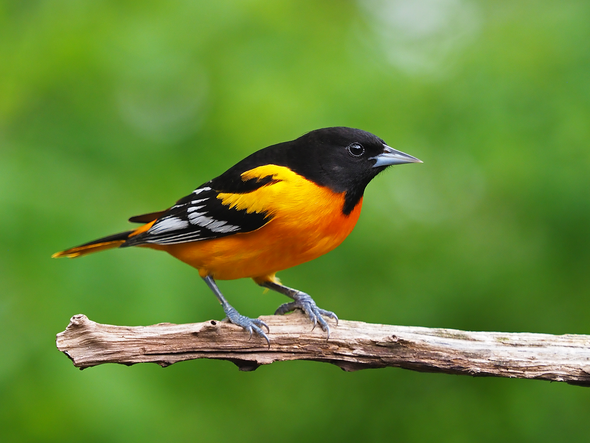
#> input picture Practice/images/bird.png, 590 x 443 px
$ jupyter execute practice.ipynb
#> lines starting #> are read from the running program, lines starting #| are printed output that depends on the picture
[cell 1]
import matplotlib.pyplot as plt
import cv2
import numpy as np

[cell 2]
img_path = 'images/bird.png'

[cell 3]
rgb = plt.imread(img_path)
#> rgb is the input picture: shape (443, 590, 3) float32; mean R, G, B 0.403, 0.538, 0.208

[cell 4]
plt.imshow(rgb)
rgb.shape
#> Out = (443, 590, 3)

[cell 5]
green = rgb[:, :, 1]
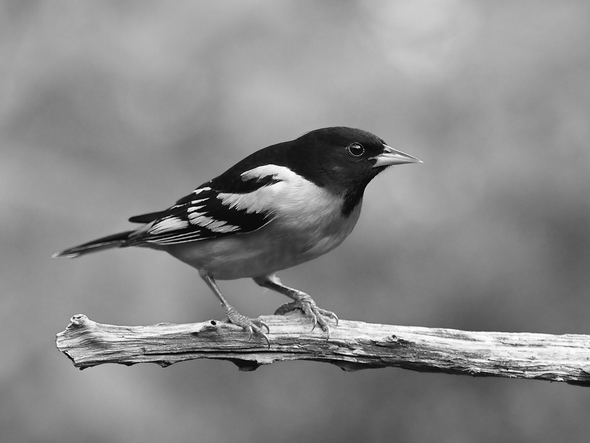
#> green: shape (443, 590) float32; min 0, max 1, mean 0.538

[cell 6]
plt.imshow(green, cmap = 'gray')

[cell 7]
red = rgb[:, :, 0]
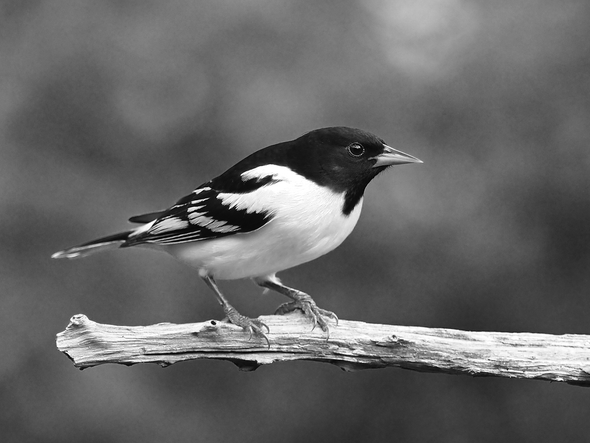
#> red: shape (443, 590) float32; min 0, max 1, mean 0.403

[cell 8]
plt.imshow(red, cmap = 'gray')

[cell 9]
hist = cv2.calcHist([rgb], [0], None, [256], [0,256])
#> hist = 256 values, max 260651 at index 0, min 0 at index 2, mean 1021

[cell 10]
plt.plot(hist)
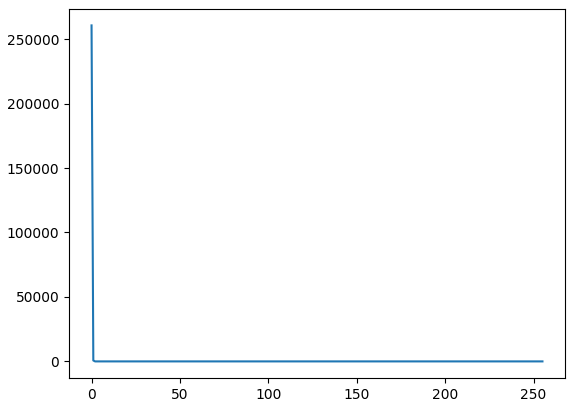
#> figure drawn by matplotlib, 1 panel; curve peaks at x = 0, y = 260651

[cell 11]
def transformation(img,t1,t2):
    height, width = img.shape
    transformed_img = img.copy()
    for x in range(width):
        for y in range(height):
            transformed_img[x,y] = t1

[cell 12]
black = np.zeros((500,500), dtype= 'uint8')
plt.imshow(black)
black
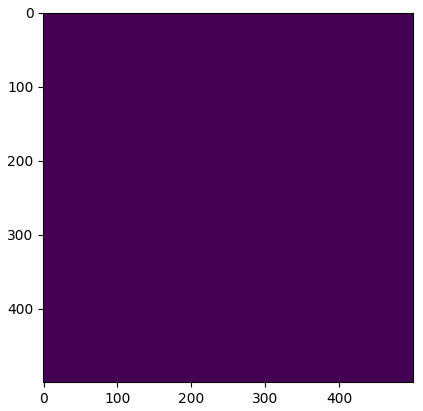
#> figure drawn by matplotlib, 1 panel

[cell 13]
kernel = np.array([[0,1,0], [1,0,1], [1,0,1]])
kernel

[cell 14]
fil = cv2.filter2D(rgb, -1, kernel)

[cell 15]
plt.imshow(fil)
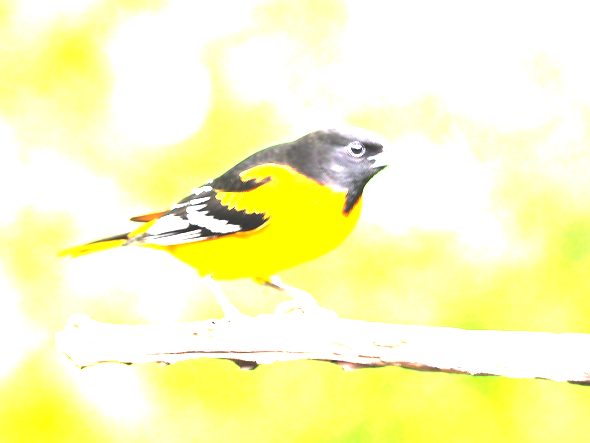
#> shown: shape (443, 590, 3) float32; mean R, G, B 0.984, 0.982, 0.745

[cell 16]
value,count = np.unique(red, return_counts = True)
#> value = 256 values from 0 to 1; count = 256 values, max 3398 at index 112, min 13 at index 2, mean 1021
plt.bar([x for x in range(256)], count, width = 0.9)
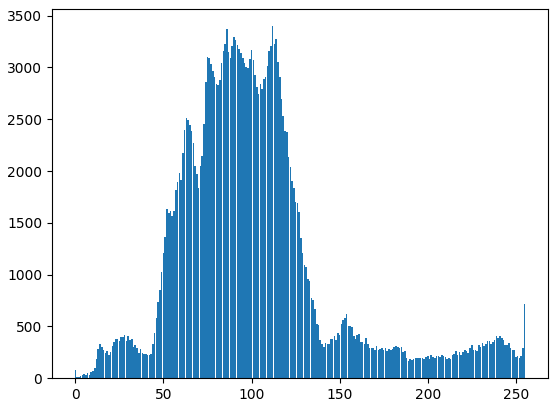
#> figure drawn by matplotlib, 1 panel; tallest bar 3398 high, from x = 111.5 to 112.5

$ run again, with Practice/images/bloon.jpg saved as Practice/images/bird.png
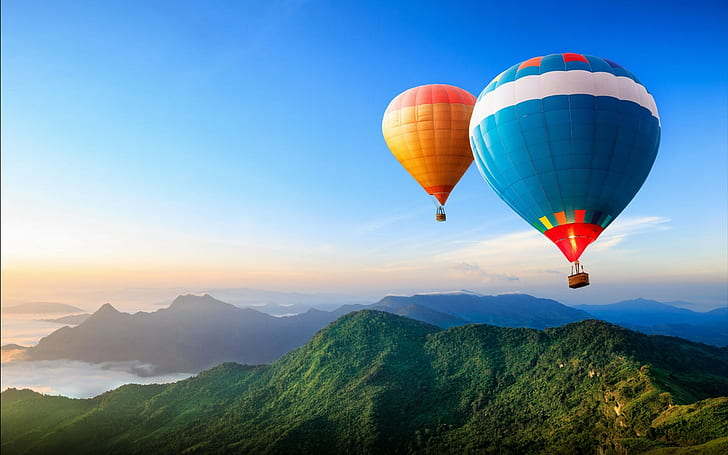
#> input picture Practice/images/bloon.jpg, 728 x 455 px
#> rgb is the input picture: shape (455, 728, 3) float32; mean R, G, B 0.425, 0.566, 0.659
#> hist = 256 values, max 330047 at index 0, min 0 at index 2, mean 1293.9
#> `[cell 15] plt.imshow(fil)`:
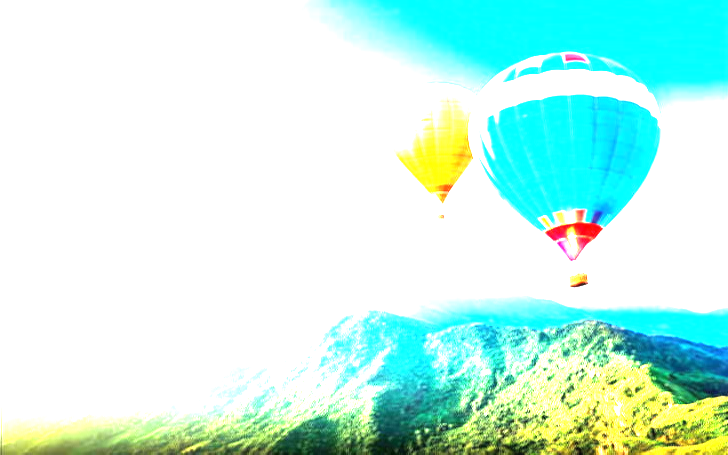
#> shown: shape (455, 728, 3) float32; mean R, G, B 0.777, 0.959, 0.911
#> value = 256 values from 0 to 1; count = 256 values, max 20472 at index 0, min 724 at index 173, mean 1293.9
#> `[cell 16] value,count = np.unique(red, return_counts = True) plt.bar([..`:
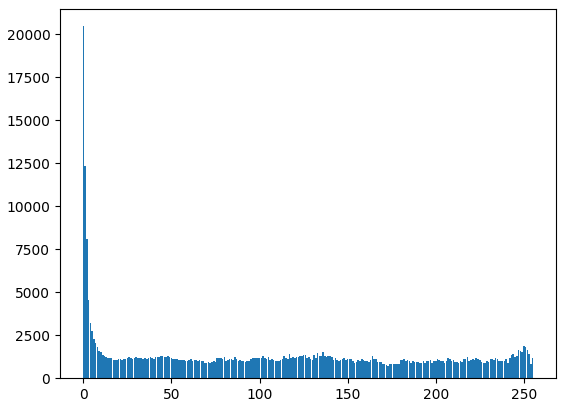
#> figure drawn by matplotlib, 1 panel; tallest bar 20472 high, from x = -0.45 to 0.45
